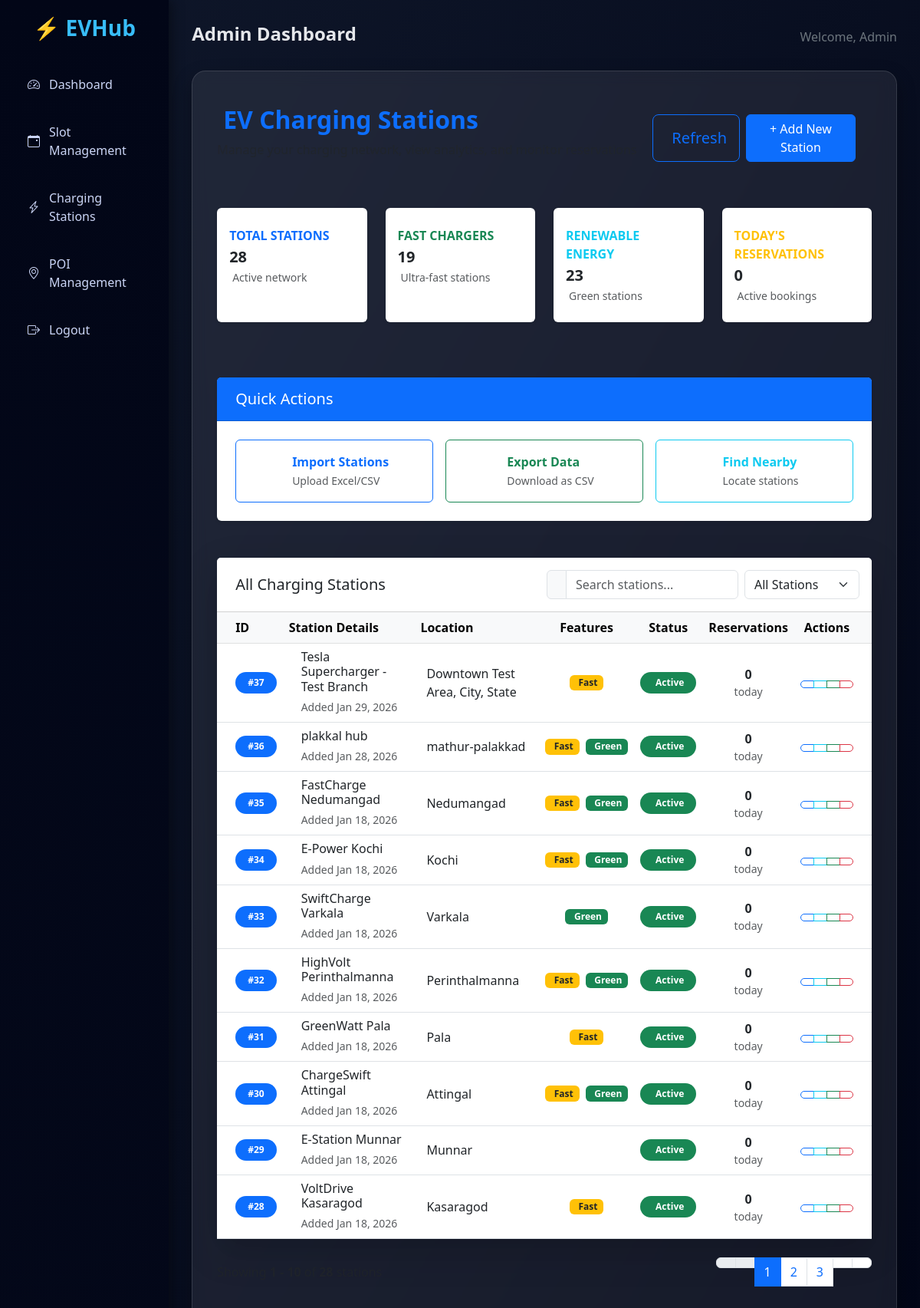
/admin-stations/ (signed in), run on the app's committed database.
### core/models.py (models this page shows, shortened)
class ChargingStation(models.Model):
    name = models.CharField(max_length=150)
    location = models.CharField(max_length=255)
    latitude = models.DecimalField(max_digits=9, decimal_places=6, null=True, blank=True)
    longitude = models.DecimalField(max_digits=9, decimal_places=6, null=True, blank=True)
    total_ports = models.PositiveIntegerField(default=1)
    ultra_fast = models.BooleanField(default=False)
    powered_by_renewables = models.BooleanField(default=False)
    created_at = models.DateTimeField(auto_now_add=True)

### core/views.py (the view, shortened to what this page needs)
# urls.py: path('admin-stations/', views.admin_stations, name='admin_stations'),
@user_passes_test(is_admin)
@user_passes_test(is_admin)
def admin_stations(request):
    all_stations = ChargingStation.objects.all().order_by('-id')
    paginator = Paginator(all_stations, 10)  # 10 stations per page
    page_number = request.GET.get('page', 1)
    stations = paginator.get_page(page_number)
    pagination_start = (stations.number - 1) * 10 + 1
    pagination_end = min(stations.number * 10, paginator.count)
    return render(request, 'core/admin_stations.html', {
        'stations': stations,
        'paginator': paginator,
        'page_number': page_number,
        'pagination_start': pagination_start,
        'pagination_end': pagination_end,
        'fast_chargers_count': ChargingStation.objects.filter(ultra_fast=True).count(),
        'renewable_count': ChargingStation.objects.filter(powered_by_renewables=True).count(),
        'todays_reservations': Reservation.objects.filter(
            start_time__date=timezone.now().date()
        ).count(),
    })

### core/views.py (called while the page is built)
def is_admin(user):
    return user.is_staff or user.is_superuser

### core/templates/core/admin_stations.html (shortened to what this page needs)
{% extends 'core/admin_base.html' %}
{% block content %}
<div class="container-fluid py-4">
  <div class="d-flex justify-content-between align-items-center mb-5">
    <div>
      <h2 class="fw-bold text-gradient text-primary mb-2">
        EV Charging Stations
      </h2>
      <p class="text-muted">
      </p>
    </div>
    <div class="d-flex gap-2">
      <button class="btn btn-outline-primary btn-lg" id="refreshBtn">
        Refresh
      </button>
      <div class="col-md-6 text-end">
          <a href="{% url 'admin_add_station' %}" class="btn btn-primary">+ Add New Station</a>
      </div>
    </div>
  </div>
  <div class="row mb-5">
    <div class="col-xl-3 col-md-6 mb-4">
      <div class="card border-start-primary border-3 border-0 shadow-sm h-100 py-2">
        <div class="card-body">
          <div class="row no-gutters align-items-center">
            <div class="col mr-2">
              <div class="text-xs fw-bold text-primary text-uppercase mb-1">
                Total Stations
              </div>
              <div class="h5 mb-0 fw-bold">{{ paginator.count }}</div>
              <div class="text-muted small mt-1">
                <span>Active network</span>
              </div>
            </div>
          </div>
        </div>
      </div>
    </div>
    <div class="col-xl-3 col-md-6 mb-4">
      <div class="card border-start-success border-3 border-0 shadow-sm h-100 py-2">
        <div class="card-body">
          <div class="row no-gutters align-items-center">
            <div class="col mr-2">
              <div class="text-xs fw-bold text-success text-uppercase mb-1">
                Fast Chargers
              </div>
              <div class="h5 mb-0 fw-bold">
                {{ fast_chargers_count|default:"0" }}
              </div>
              <div class="text-muted small mt-1">
                <span>Ultra-fast stations</span>
              </div>
            </div>
          </div>
        </div>
      </div>
    </div>
    <div class="col-xl-3 col-md-6 mb-4">
      <div class="card border-start-info border-3 border-0 shadow-sm h-100 py-2">
        <div class="card-body">
          <div class="row no-gutters align-items-center">
            <div class="col mr-2">
              <div class="text-xs fw-bold text-info text-uppercase mb-1">
                Renewable Energy
              </div>
              <div class="h5 mb-0 fw-bold">
                {{ renewable_count|default:"0" }}
              </div>
              <div class="text-muted small mt-1">
                <span>Green stations</span>
              </div>
            </div>
          </div>
        </div>
      </div>
    </div>
    <div class="col-xl-3 col-md-6 mb-4">
      <div class="card border-start-warning border-3 border-0 shadow-sm h-100 py-2">
        <div class="card-body">
          <div class="row no-gutters align-items-center">
            <div class="col mr-2">
              <div class="text-xs fw-bold text-warning text-uppercase mb-1">
                Today's Reservations
              </div>
              <div class="h5 mb-0 fw-bold">{{ todays_reservations|default:"0" }}</div>
              <div class="text-muted small mt-1">
                <span>Active bookings</span>
              </div>
            </div>
          </div>
        </div>
      </div>
    </div>
  </div>
  <div class="card border-0 shadow-sm mb-5">
    <div class="card-header bg-primary text-white py-3">
      <h5 class="mb-0">
        Quick Actions
      </h5>
    </div>
    <div class="card-body p-4">
      <div class="row g-3">
        <div class="col-lg-4">
          <button class="btn btn-outline-primary w-100 py-3 d-flex align-items-center justify-content-center"
                  data-bs-toggle="modal" data-bs-target="#importModal">
            <div class="text-start">
              <strong class="d-block">Import Stations</strong>
              <small class="text-muted">Upload Excel/CSV</small>
            </div>
          </button>
        </div>
        <div class="col-lg-4">
          <button class="btn btn-outline-success w-100 py-3 d-flex align-items-center justify-content-center"
                  id="exportBtn">
            <div class="text-start">
              <strong class="d-block">Export Data</strong>
              <small class="text-muted">Download as CSV</small>
            </div>
          </button>
        </div>
        <div class="col-lg-4">
          <button class="btn btn-outline-info w-100 py-3 d-flex align-items-center justify-content-center"
                  id="findNearbyBtn">
            <div class="text-start">
              <strong class="d-block">Find Nearby</strong>
              <small class="text-muted">Locate stations</small>
            </div>
          </button>
        </div>
      </div>
    </div>
  </div>
  <div class="card border-0 shadow-lg">
    <div class="card-header bg-white py-3 d-flex justify-content-between align-items-center">
      <h5 class="mb-0">
        All Charging Stations
      </h5>
      <div class="d-flex gap-2">
        <div class="input-group" style="width: 250px;">
          <span class="input-group-text bg-light">
          </span>
          <input type="text" class="form-control" id="searchStations" placeholder="Search stations...">
        </div>
        <select class="form-select" style="width: 150px;" id="filterStatus">
          <option value="">All Stations</option>
        </select>
      </div>
    </div>
    <div class="card-body p-0">
      <div class="table-responsive">
        <table class="table table-hover align-middle mb-0">
          <thead class="table-light">
            <tr>
              <th class="ps-4" style="width: 60px;">ID</th>
              <th>Station Details</th>
              <th>Location</th>
              <th class="text-center">Features</th>
              <th class="text-center">Status</th>
              <th class="text-center">Reservations</th>
              <th class="text-center pe-4">Actions</th>
            </tr>
          </thead>
          <tbody>
            {% for s in stations %}
            <tr class="station-row"
                data-name="{{ s.name|lower }}"
                data-location="{{ s.location|lower }}"
                data-fast="{{ s.ultra_fast|yesno:'true,false' }}"
                data-renewable="{{ s.powered_by_renewables|yesno:'true,false' }}">
              <td class="ps-4">
                <span class="badge bg-primary rounded-pill px-3 py-2">#{{ s.id }}</span>
              </td>
              <td>
                <div class="d-flex align-items-center">
                  <div>
                    <h6 class="mb-1">{{ s.name }}</h6>
                    <small class="text-muted">Added {{ s.created_at|date:"M d, Y" }}</small>
                  </div>
                </div>
              </td>
              <td>
                <div class="d-flex align-items-center">
                  <span>{{ s.location|truncatechars:40 }}</span>
                </div>
              </td>
              <td class="text-center">
                <div class="d-flex justify-content-center gap-2">
                  {% if s.ultra_fast %}
                  <span class="badge bg-warning text-dark" data-bs-toggle="tooltip" title="Ultra Fast Charging">
                    Fast
                  </span>
                  {% endif %}
                  {% if s.powered_by_renewables %}
                  <span class="badge bg-success" data-bs-toggle="tooltip" title="Powered by Renewables">
                    Green
                  </span>
                  {% endif %}
                </div>
              </td>
              <td class="text-center">
                <span class="badge bg-success rounded-pill px-3 py-2">
                  Active
                </span>
              </td>
              <td class="text-center">
                <div class="d-flex flex-column align-items-center">
                  <span class="fw-bold">{{ s.reservation_count|default:"0" }}</span>
                  <small class="text-muted">today</small>
                </div>
              </td>
              <td class="text-center pe-4">
                <div class="btn-group" role="group">
                  <a href="{% url 'admin_station_update' s.id %}"
                     class="btn btn-sm btn-outline-primary rounded-start"
                     data-bs-toggle="tooltip" title="Edit Station">
                  </a>
                  <a href="#" class="btn btn-sm btn-outline-info"
                     data-bs-toggle="tooltip" title="View Reservations">
                  </a>
                  <a href="#" class="btn btn-sm btn-outline-success"
                     data-bs-toggle="tooltip" title="Analytics">
                  </a>
                  <button type="button"
                          class="btn btn-sm btn-outline-danger rounded-end delete-btn"
                          data-id="{{ s.id }}"
                          data-name="{{ s.name }}"
                          data-bs-toggle="tooltip" title="Delete Station">
                  </button>
                </div>
              </td>
            </tr>
            {% endfor %}
          </tbody>
        </table>
      </div>
    </div>
  </div>
  {% if paginator.num_pages > 1 %}
  <div class="d-flex justify-content-between align-items-center mt-4">
    <div class="text-muted">
      Showing <strong>{{ pagination_start }} - {{ pagination_end }}</strong> of
      <strong>{{ paginator.count }}</strong> stations
    </div>
    <nav aria-label="Page navigation">
      <ul class="pagination mb-0">
        {% if stations.has_previous %}
        <li class="page-item">
          <a class="page-link" href="?page=1">
            <i class="fas fa-angle-double-left"></i>
          </a>
        </li>
        <li class="page-item">
          <a class="page-link" href="?page={{ stations.previous_page_number }}">
            <i class="fas fa-angle-left"></i>
          </a>
        </li>
        {% else %}
        <li class="page-item disabled">
          <span class="page-link"></span>
        </li>
        <li class="page-item disabled">
          <span class="page-link"></span>
        </li>
        {% endif %}
        {% for num in paginator.page_range %}
          {% if stations.number == num %}
          <li class="page-item active">
            <span class="page-link">{{ num }}</span>
          </li>
          {% elif num > stations.number|add:"-3" and num < stations.number|add:"3" %}
          <li class="page-item">
            <a class="page-link" href="?page={{ num }}">{{ num }}</a>
          </li>
          {% endif %}
        {% endfor %}
        {% if stations.has_next %}
        <li class="page-item">
          <a class="page-link" href="?page={{ stations.next_page_number }}">
          </a>
        </li>
        <li class="page-item">
          <a class="page-link" href="?page={{ paginator.num_pages }}">
          </a>
        </li>
        {% endif %}
      </ul>
    </nav>
  </div>
  {% endif %}
</div>
{% endblock %}

### core/templates/core/admin_base.html (style rules this page uses)
body { min-height: 100vh; background: linear-gradient(120deg, #0f172a, #020617); font-family: "Segoe UI", sans-serif; display: flex; color: #e5e7eb; }

### data on the page
ChargingStation: id "37", name "Tesla Supercharger - Test Branch", created_at "Jan 29, 2026", location "Downtown Test Area, City, State", ultra_fast "Fast", reservation_count "0"
ChargingStation: id "36", name "plakkal hub", created_at "Jan 28, 2026", location "mathur-palakkad", ultra_fast "Fast", powered_by_renewables "Green", reservation_count "0"
ChargingStation: id "35", name "FastCharge Nedumangad", created_at "Jan 18, 2026", location "Nedumangad", ultra_fast "Fast", powered_by_renewables "Green", reservation_count "0"
ChargingStation: id "34", name "E-Power Kochi", created_at "Jan 18, 2026", location "Kochi", ultra_fast "Fast", powered_by_renewables "Green", reservation_count "0"
ChargingStation: id "33", name "SwiftCharge Varkala", created_at "Jan 18, 2026", location "Varkala", powered_by_renewables "Green", reservation_count "0"
ChargingStation: id "32", name "HighVolt Perinthalmanna", created_at "Jan 18, 2026", location "Perinthalmanna", ultra_fast "Fast", powered_by_renewables "Green", reservation_count "0"
ChargingStation: id "31", name "GreenWatt Pala", created_at "Jan 18, 2026", location "Pala", ultra_fast "Fast", reservation_count "0"
ChargingStation: id "30", name "ChargeSwift Attingal", created_at "Jan 18, 2026", location "Attingal", ultra_fast "Fast", powered_by_renewables "Green", reservation_count "0"
ChargingStation: id "29", name "E-Station Munnar", created_at "Jan 18, 2026", location "Munnar", reservation_count "0"
ChargingStation: id "28", name "VoltDrive Kasaragod", created_at "Jan 18, 2026", location "Kasaragod", ultra_fast "Fast", reservation_count "0"

### other printed values
{{ paginator.count }} "28"
{{ fast_chargers_count|default:"0" }} "19"
{{ renewable_count|default:"0" }} "23"
{{ todays_reservations|default:"0" }} "0"
{{ num }} "1"
{{ num }} "2" "3"
